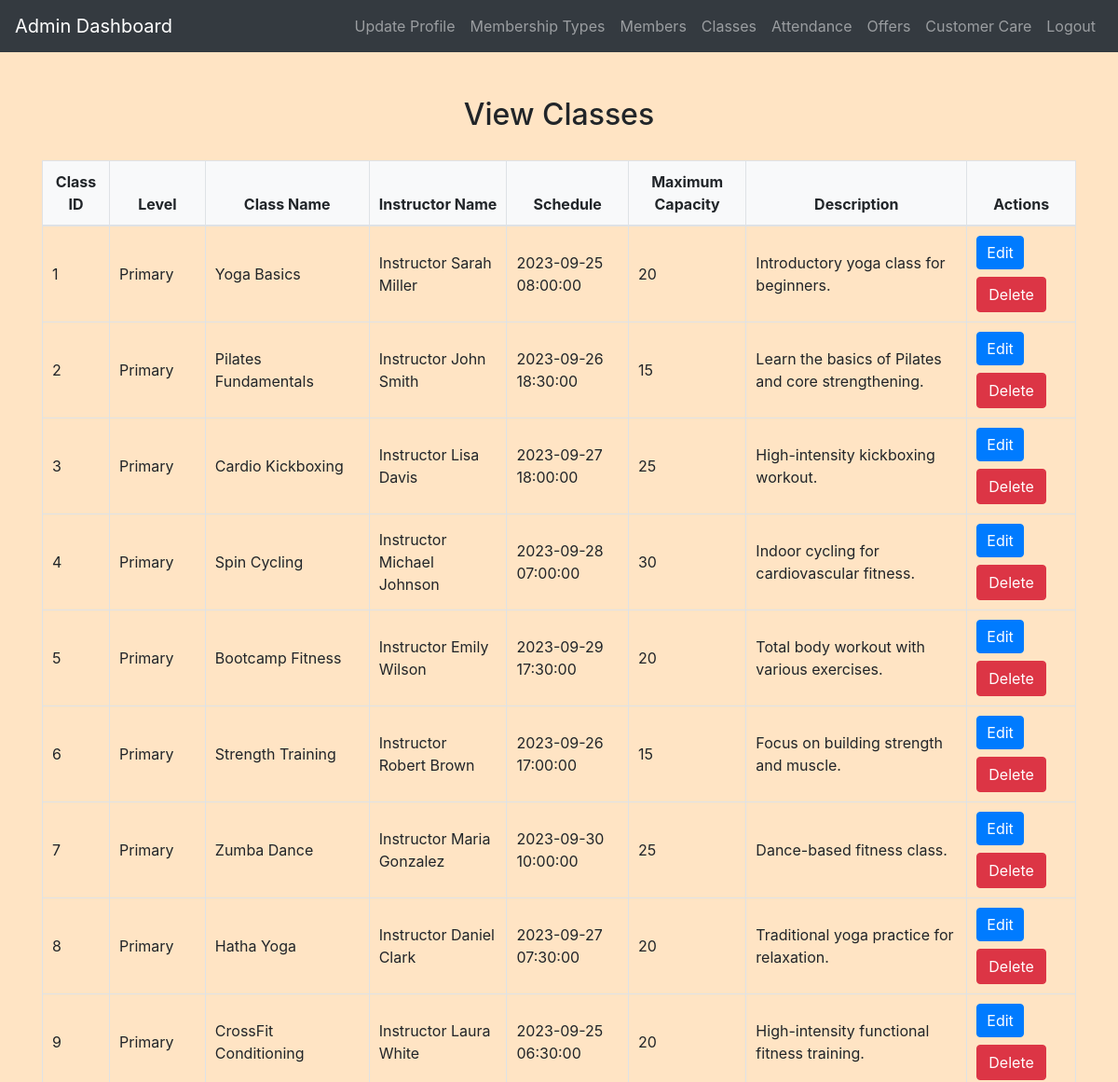
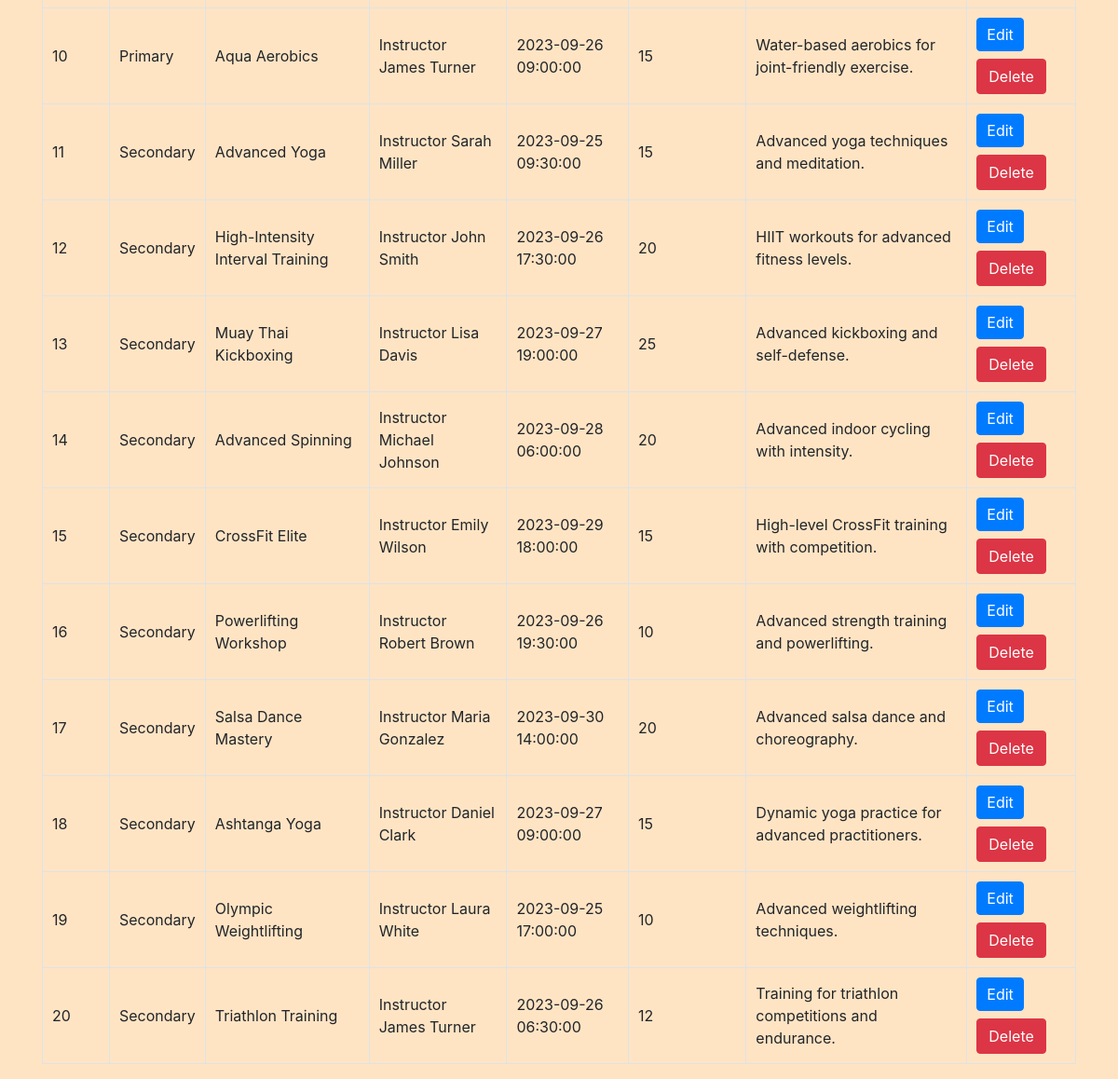
Page /admin/view_classes.php (signed in) on the committed database (2 pictures, top to bottom).
### tables this page shows
CREATE TABLE `classes` (
  `ClassID` int(11) NOT NULL,
  `Level_id` int(11) NOT NULL,
  `Class_Name` varchar(100) NOT NULL,
  `Instructor_Name` varchar(100) NOT NULL,
  `Schedule` datetime NOT NULL,
  `Maximum_Capacity` int(11) NOT NULL,
  `Description` text DEFAULT NULL
);

CREATE TABLE `membership_levels` (
  `LevelID` int(11) NOT NULL,
  `level_name` varchar(50) NOT NULL,
  `description` text NOT NULL,
  `price` decimal(10,2) NOT NULL,
  `features` text NOT NULL,
  `duration` varchar(50) NOT NULL
);

### admin/view_classes.php (the view, shortened to what this page needs)
<?php
include('config.php');
$sql = "SELECT c.ClassID, ml.level_name, c.Class_Name, c.Instructor_Name, c.Schedule, c.Maximum_Capacity, c.Description
        FROM Classes AS c
        INNER JOIN membership_levels AS ml ON c.Level_id = ml.LevelID";
$result = $conn->query($sql);
?>
<!DOCTYPE html>
<html lang="en">
<head>
    <link rel="stylesheet" href="https://maxcdn.bootstrapcdn.com/bootstrap/4.5.2/css/bootstrap.min.css">
    <link rel="stylesheet" href="../css/style.css">
</head>
<body>
<?php include('admin_navbar.php'); ?>
<div class="container mt-5">
    <h2>View Classes</h2>
    <table class="table table-bordered">
        <thead>
            <tr>
                <th>Class ID</th>
                <th>Level</th>
                <th>Class Name</th>
                <th>Instructor Name</th>
                <th>Schedule</th>
                <th>Maximum Capacity</th>
                <th>Description</th>
                <th>Actions</th>
            </tr>
        </thead>
        <tbody>
            <?php
            while ($row = $result->fetch_assoc()) {
                echo "<tr>";
                echo "<td>" . $row['ClassID'] . "</td>";
                echo "<td>" . $row['level_name'] . "</td>";
                echo "<td>" . $row['Class_Name'] . "</td>";
                echo "<td>" . $row['Instructor_Name'] . "</td>";
                echo "<td>" . $row['Schedule'] . "</td>";
                echo "<td>" . $row['Maximum_Capacity'] . "</td>";
                echo "<td>" . $row['Description'] . "</td>";
                echo "<td>
                        <a href='edit_classes.php?class_id=" . $row['ClassID'] . "' class='mb-2 btn btn-primary'>Edit</a>
                        <a href='view_classes.php?action=delete&class_id=" . $row['ClassID'] . "' class='btn btn-danger'>Delete</a>
                      </td>";
                echo "</tr>";
            }
            ?>
        </tbody>
    </table>
</div>
</body>
</html>

### css/style.css (style rules this page uses)
body { background-color: bisque; }
h1, h2, h3, h4 { text-align: center; margin-top: 30px; margin-bottom: 30px; }
.table { width: 100%; border-collapse: collapse; margin-top: 20px; }
.table th, .table td { padding: 10px; border: 1px solid #dee2e6; }
.table thead th { background-color: #f8f9fa; font-weight: bold; text-align: center; }
.table tbody td { vertical-align: middle; }
.btn-primary { padding: 5px 10px; }

### rows in the picture
classes: ClassID "1", Level.level_name "Primary", Class_Name "Yoga Basics", Instructor_Name "Instructor Sarah Miller", Schedule "2023-09-25 08:00:00", Maximum_Capacity "20", Description "Introductory yoga class for beginners."
classes: ClassID "2", Level.level_name "Primary", Class_Name "Pilates Fundamentals", Instructor_Name "Instructor John Smith", Schedule "2023-09-26 18:30:00", Maximum_Capacity "15", Description "Learn the basics of Pilates and core strengthening."
classes: ClassID "3", Level.level_name "Primary", Class_Name "Cardio Kickboxing", Instructor_Name "Instructor Lisa Davis", Schedule "2023-09-27 18:00:00", Maximum_Capacity "25", Description "High-intensity kickboxing workout."
classes: ClassID "4", Level.level_name "Primary", Class_Name "Spin Cycling", Instructor_Name "Instructor Michael Johnson", Schedule "2023-09-28 07:00:00", Maximum_Capacity "30", Description "Indoor cycling for cardiovascular fitness."
classes: ClassID "5", Level.level_name "Primary", Class_Name "Bootcamp Fitness", Instructor_Name "Instructor Emily Wilson", Schedule "2023-09-29 17:30:00", Maximum_Capacity "20", Description "Total body workout with various exercises."
classes: ClassID "6", Level.level_name "Primary", Class_Name "Strength Training", Instructor_Name "Instructor Robert Brown", Schedule "2023-09-26 17:00:00", Maximum_Capacity "15", Description "Focus on building strength and muscle."
classes: ClassID "7", Level.level_name "Primary", Class_Name "Zumba Dance", Instructor_Name "Instructor Maria Gonzalez", Schedule "2023-09-30 10:00:00", Maximum_Capacity "25", Description "Dance-based fitness class."
classes: ClassID "8", Level.level_name "Primary", Class_Name "Hatha Yoga", Instructor_Name "Instructor Daniel Clark", Schedule "2023-09-27 07:30:00", Maximum_Capacity "20", Description "Traditional yoga practice for relaxation."
classes: ClassID "9", Level.level_name "Primary", Class_Name "CrossFit Conditioning", Instructor_Name "Instructor Laura White", Schedule "2023-09-25 06:30:00", Maximum_Capacity "20", Description "High-intensity functional fitness training."
classes: ClassID "10", Level.level_name "Primary", Class_Name "Aqua Aerobics", Instructor_Name "Instructor James Turner", Schedule "2023-09-26 09:00:00", Maximum_Capacity "15", Description "Water-based aerobics for joint-friendly exercise."
classes: ClassID "11", Level.level_name "Secondary", Class_Name "Advanced Yoga", Instructor_Name "Instructor Sarah Miller", Schedule "2023-09-25 09:30:00", Maximum_Capacity "15", Description "Advanced yoga techniques and meditation."
classes: ClassID "12", Level.level_name "Secondary", Class_Name "High-Intensity Interval Training", Instructor_Name "Instructor John Smith", Schedule "2023-09-26 17:30:00", Maximum_Capacity "20", Description "HIIT workouts for advanced fitness levels."
classes: ClassID "13", Level.level_name "Secondary", Class_Name "Muay Thai Kickboxing", Instructor_Name "Instructor Lisa Davis", Schedule "2023-09-27 19:00:00", Maximum_Capacity "25", Description "Advanced kickboxing and self-defense."
classes: ClassID "14", Level.level_name "Secondary", Class_Name "Advanced Spinning", Instructor_Name "Instructor Michael Johnson", Schedule "2023-09-28 06:00:00", Maximum_Capacity "20", Description "Advanced indoor cycling with intensity."
classes: ClassID "15", Level.level_name "Secondary", Class_Name "CrossFit Elite", Instructor_Name "Instructor Emily Wilson", Schedule "2023-09-29 18:00:00", Maximum_Capacity "15", Description "High-level CrossFit training with competition."
classes: ClassID "16", Level.level_name "Secondary", Class_Name "Powerlifting Workshop", Instructor_Name "Instructor Robert Brown", Schedule "2023-09-26 19:30:00", Maximum_Capacity "10", Description "Advanced strength training and powerlifting."
classes: ClassID "17", Level.level_name "Secondary", Class_Name "Salsa Dance Mastery", Instructor_Name "Instructor Maria Gonzalez", Schedule "2023-09-30 14:00:00", Maximum_Capacity "20", Description "Advanced salsa dance and choreography."
classes: ClassID "18", Level.level_name "Secondary", Class_Name "Ashtanga Yoga", Instructor_Name "Instructor Daniel Clark", Schedule "2023-09-27 09:00:00", Maximum_Capacity "15", Description "Dynamic yoga practice for advanced practitioners."
classes: ClassID "19", Level.level_name "Secondary", Class_Name "Olympic Weightlifting", Instructor_Name "Instructor Laura White", Schedule "2023-09-25 17:00:00", Maximum_Capacity "10", Description "Advanced weightlifting techniques."
classes: ClassID "20", Level.level_name "Secondary", Class_Name "Triathlon Training", Instructor_Name "Instructor James Turner", Schedule "2023-09-26 06:30:00", Maximum_Capacity "12", Description "Training for triathlon competitions and endurance."
